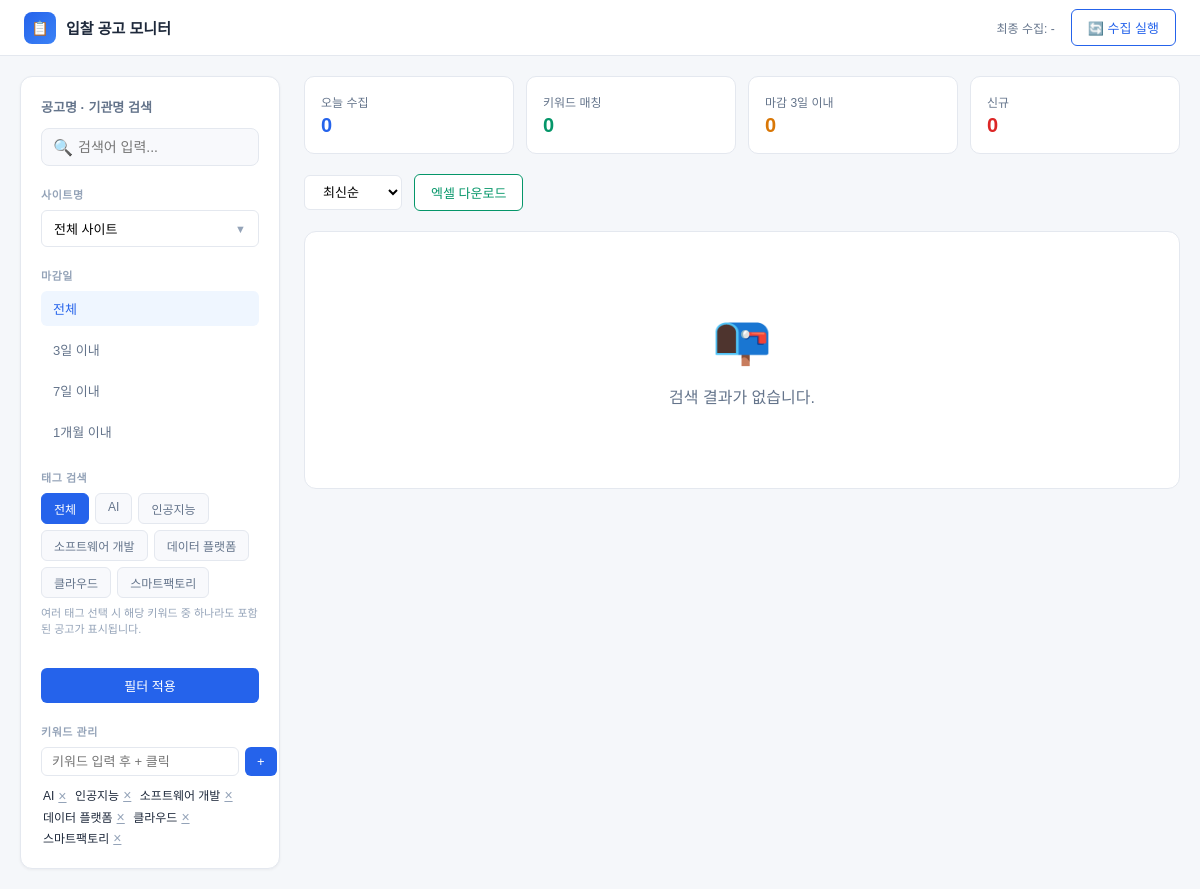
The page / on the database its author committed.
### tables this page shows
CREATE TABLE IF NOT EXISTS keywords (
    id         INT AUTO_INCREMENT PRIMARY KEY,
    keyword    VARCHAR(100) NOT NULL UNIQUE,
    created_at DATETIME DEFAULT CURRENT_TIMESTAMP
);

### db.php (called while the page is built, shortened)
<?php
class Database {
    private PDO $pdo;
    public function __construct() {
        $dsn = sprintf('mysql:host=%s;dbname=%s;charset=%s', DB_HOST, DB_NAME, DB_CHARSET);
        $this->pdo = new PDO($dsn, DB_USER, DB_PASS, [
            PDO::ATTR_ERRMODE            => PDO::ERRMODE_EXCEPTION,
            PDO::ATTR_DEFAULT_FETCH_MODE => PDO::FETCH_ASSOC,
        ]);
    }
    public function getBids(array $filters): array {
        $search   = trim($filters['search'] ?? '');
        $source   = trim($filters['source'] ?? '');
        $sources  = $filters['sources'] ?? [];
        $deadline = trim($filters['deadline'] ?? '');
        $tagIds   = $filters['tags'] ?? [];
        if (!is_array($tagIds)) {
            $tagIds = isset($filters['tag']) && (int)$filters['tag'] ? [(int)$filters['tag']] : [];
        } else {
            $tagIds = array_filter(array_map('intval', $tagIds));
        }
        $from     = trim($filters['from'] ?? '');
        $to       = trim($filters['to'] ?? '');
        $sort     = trim($filters['sort'] ?? 'newest');
        $page     = max(1, (int)($filters['page'] ?? 1));
        $perPage  = (int)($filters['per_page'] ?? 20);
        $where   = ['1=1'];
        $params  = [];
        $where[] = '(b.deadline_date IS NULL OR b.deadline_date >= CURDATE())';
        $whereStr = implode(' AND ', $where);
        $countSql = "SELECT COUNT(*) FROM bids b WHERE {$whereStr}";
        $stmt     = $this->pdo->prepare($countSql);
        $stmt->execute();
        return array_merge(compact('data', 'total', 'page'), ['per_page' => $perPage]);
    }
    public function getStats(): array {
        return [
            'today_total'   => $this->pdo->query("SELECT COUNT(*) FROM bids WHERE DATE(fetched_at) = CURDATE()")->fetchColumn(),
            'keyword_match' => $this->pdo->query("SELECT COUNT(DISTINCT bid_id) FROM bid_keywords")->fetchColumn(),
            'urgent'        => $this->pdo->query("SELECT COUNT(*) FROM bids WHERE deadline_date BETWEEN CURDATE() AND DATE_ADD(CURDATE(),INTERVAL 3 DAY)")->fetchColumn(),
            'new_today'     => $this->pdo->query("SELECT COUNT(*) FROM bids WHERE DATE(created_at) = CURDATE()")->fetchColumn(),
            'last_fetch'    => $this->pdo->query("SELECT MAX(fetched_at) FROM bids")->fetchColumn() ?? '-',
        ];
    }
    public function getKeywords(): array {
        return $this->pdo->query("SELECT id, keyword FROM keywords ORDER BY id")->fetchAll();
    }
}

### index.php (the view, shortened to what this page needs)
<?php
require_once 'db.php';
$tags = [];
$filters = [
    'search'   => trim($_GET['search'] ?? ''),
    'source'   => trim($_GET['source'] ?? ''),
    'sources'  => isset($_GET['sources']) && $_GET['sources'] !== '' ? array_filter(array_map('trim', explode(',', (string)$_GET['sources']))) : [],
    'deadline' => trim($_GET['deadline'] ?? ''),
    'tags'     => $tags,
    'from'     => trim($_GET['from'] ?? ''),
    'to'       => trim($_GET['to'] ?? ''),
    'sort'     => trim($_GET['sort'] ?? 'newest'),
    'page'     => max(1, (int)($_GET['page'] ?? 1)),
    'per_page' => 20,
];
$db = new Database();
$result = $db->getBids($filters);
$bids = $result['data'];
$stats = $db->getStats();
$keywords = $db->getKeywords();
?>
<!DOCTYPE html>
<html lang="ko">
<head>
</head>
<body>
<header class="header">
  <div class="logo">
    <div class="logo-icon">📋</div>
    입찰 공고 모니터
  </div>
  <div style="display:flex;align-items:center;gap:16px">
    <span style="font-size:12px;color:var(--text-muted)">최종 수집: <?= htmlspecialchars($stats['last_fetch'] ?? '-') ?></span>
    <a href="fetch.php?manual=1" class="btn-header">🔄 수집 실행</a>
  </div>
</header>
<div class="main-layout">
  <aside class="sidebar">
    <div class="filter-panel">
      <form method="GET" action="index.php" id="filterForm">
        <div class="filter-title">공고명 · 기관명 검색</div>
        <div class="search-wrap" style="margin-bottom:20px">
          <span class="search-icon">🔍</span>
          <input type="text" name="search" class="search-input" id="searchInput" value="<?= htmlspecialchars($filters['search']) ?>" placeholder="검색어 입력..." autocomplete="off">
        </div>
        <?php
          $selectedSources = $filters['sources'];
        ?>
        <div class="filter-group">
          <div class="filter-label">사이트명</div>
          <div class="multi-select" id="sourceMulti">
            <button type="button" class="multi-select-toggle" id="sourceToggle">
              <span>
                <?php if (empty($selectedSources)): ?>
                  전체 사이트
                <?php else: ?>
                  <?= htmlspecialchars(implode(', ', $selectedSources)) ?>
                <?php endif; ?>
              </span>
              <span style="font-size:11px;color:var(--text-dim)">▼</span>
            </button>
          </div>
        </div>
        <div class="filter-group">
          <div class="filter-label">마감일</div>
          <div class="filter-options">
            <a href="?<?= http_build_query(array_merge($_GET, ['deadline'=>'','page'=>1])) ?>" class="filter-link <?= $filters['deadline']===''?'active':'' ?>">전체</a>
            <a href="?<?= http_build_query(array_merge($_GET, ['deadline'=>'3','page'=>1])) ?>" class="filter-link <?= $filters['deadline']==='3'?'active':'' ?>">3일 이내</a>
            <a href="?<?= http_build_query(array_merge($_GET, ['deadline'=>'7','page'=>1])) ?>" class="filter-link <?= $filters['deadline']==='7'?'active':'' ?>">7일 이내</a>
            <a href="?<?= http_build_query(array_merge($_GET, ['deadline'=>'30','page'=>1])) ?>" class="filter-link <?= $filters['deadline']==='30'?'active':'' ?>">1개월 이내</a>
          </div>
        </div>
        <div class="filter-group">
          <div class="filter-label">태그 검색</div>
          <div class="tag-btns">
            <?php
            $tagQuery = $_GET;
            unset($tagQuery['tag'], $tagQuery['tags']);
            $tagQuery['page'] = 1;
            ?>
            <a href="?<?= http_build_query($tagQuery) ?>" class="tag-btn <?= empty($filters['tags']) ? 'active' : '' ?>">전체</a>
            <?php foreach ($keywords as $kw):
              $q = $_GET;
              $q['page'] = 1;
              unset($q['tag']);
              if (in_array((int)$kw['id'], $filters['tags'], true)) {
                $newTags = array_values(array_diff($filters['tags'], [(int)$kw['id']]));
                $q['tags'] = $newTags ? implode(',', $newTags) : '';
              } else {
                $newTags = array_merge($filters['tags'], [(int)$kw['id']]);
                $q['tags'] = implode(',', $newTags);
              }
            ?>
            <a href="?<?= http_build_query($q) ?>" class="tag-btn <?= in_array((int)$kw['id'], $filters['tags'], true) ? 'active' : '' ?>"><?= htmlspecialchars($kw['keyword']) ?></a>
            <?php endforeach; ?>
          </div>
          <p style="font-size:11px;color:var(--text-dim);margin-top:6px">여러 태그 선택 시 해당 키워드 중 하나라도 포함된 공고가 표시됩니다.</p>
        </div>
        <button type="submit" class="btn-filter">필터 적용</button>
      </form>
      <div class="filter-group" style="margin-top:20px">
        <div class="filter-label">키워드 관리</div>
        <form method="POST" action="keyword_add.php" style="display:flex;gap:6px;margin-bottom:8px">
          <input type="text" name="keyword" placeholder="키워드 입력 후 + 클릭" style="flex:1;padding:6px 10px;border:1px solid var(--border);border-radius:6px;font-size:13px" required>
          <button type="submit" class="btn btn-primary" style="padding:6px 12px">+</button>
        </form>
        <?php foreach ($keywords as $kw): ?>
        <div style="display:inline-flex;align-items:center;gap:4px;margin:2px">
          <span style="font-size:12px"><?= htmlspecialchars($kw['keyword']) ?></span>
          <a href="keyword_delete.php?id=<?= $kw['id'] ?>" onclick="return confirm('삭제?')" style="color:var(--text-dim);font-size:14px">×</a>
        </div>
        <?php endforeach; ?>
      </div>
    </div>
  </aside>
  <main class="content">
    <div class="stats-bar">
      <div class="stat-card"><div class="stat-label">오늘 수집</div><div class="stat-value" style="color:var(--accent)"><?= (int)$stats['today_total'] ?></div></div>
      <div class="stat-card"><div class="stat-label">키워드 매칭</div><div class="stat-value" style="color:var(--green)"><?= (int)$stats['keyword_match'] ?></div></div>
      <div class="stat-card"><div class="stat-label">마감 3일 이내</div><div class="stat-value" style="color:var(--orange)"><?= (int)$stats['urgent'] ?></div></div>
      <div class="stat-card"><div class="stat-label">신규</div><div class="stat-value" style="color:var(--red)"><?= (int)$stats['new_today'] ?></div></div>
    </div>
    <form method="GET" action="index.php" id="listForm">
      <div class="toolbar">
        <select name="sort" class="filter-select" onchange="this.form.submit()">
          <option value="newest" <?= $filters['sort']==='newest'?'selected':'' ?>>최신순</option>
        </select>
        <button type="button" class="btn btn-excel" id="btnExport">엑셀 다운로드</button>
      </div>
    </form>
    <div class="table-wrap">
      <?php if (empty($bids)): ?>
        <div class="empty-state">
          <div style="font-size:48px;margin-bottom:16px">📭</div>
          <div>검색 결과가 없습니다.</div>
        </div>
      <?php endif; ?>
    </div>
  </main>
</div>
</body>
</html>

### index.php (style rules this page uses)
:root { --bg:#f5f7fa; --surface:#fff; --surface2:#f8f9fc; --border:#e4e8ef; --accent:#2563eb; --accent-hover:#1d4ed8; --accent-light:#eff6ff; --green:#059669; --orange:#d97706; --red:#dc2626; --text:#1e293b; --text-muted:#64748b; --text-dim:#94a3b8; }
* { box-sizing:border-box;margin:0;padding:0 }
body { font-family:'Noto Sans KR',sans-serif;background:var(--bg);color:var(--text);min-height:100vh }
.header { background:var(--surface);border-bottom:1px solid var(--border);padding:0 24px;display:flex;align-items:center;justify-content:space-between;height:56px;position:sticky;top:0;z-index:100 }
.logo { display:flex;align-items:center;gap:10px;font-weight:700;font-size:15px }
.logo-icon { width:32px;height:32px;background:linear-gradient(135deg,var(--accent),#3b82f6);border-radius:8px;display:flex;align-items:center;justify-content:center;font-size:14px;color:#fff }
.btn-header { padding:8px 16px;border-radius:6px;font-size:13px;text-decoration:none;color:var(--accent);border:1px solid var(--accent);background:#fff }
.main-layout { display:flex;max-width:1400px;margin:0 auto;padding:20px;gap:24px;align-items:flex-start }
.sidebar { width:260px;flex-shrink:0;position:sticky;top:76px }
.content { flex:1;min-width:0 }
.filter-panel { background:var(--surface);border:1px solid var(--border);border-radius:12px;padding:20px;box-shadow:0 1px 3px rgba(0,0,0,.05) }
.filter-title { font-size:13px;font-weight:600;color:var(--text-muted);margin-bottom:12px }
.search-wrap { position:relative;margin-bottom:20px }
.search-input { width:100%;background:var(--surface2);border:1px solid var(--border);border-radius:8px;padding:10px 14px 10px 36px;font-size:14px;outline:none;transition:border-color .2s }
.search-icon { position:absolute;left:12px;top:50%;transform:translateY(-50%);color:var(--text-dim);cursor:pointer }
.filter-group { margin-bottom:20px }
.filter-group:last-child { margin-bottom:0 }
.filter-label { font-size:11px;font-weight:600;color:var(--text-dim);text-transform:uppercase;letter-spacing:.05em;margin-bottom:8px }
.filter-options { display:flex;flex-direction:column;gap:6px }
.filter-link { display:flex;align-items:center;justify-content:space-between;padding:8px 12px;border-radius:6px;font-size:13px;color:var(--text-muted);text-decoration:none;transition:all .15s }
.filter-link.active { background:var(--accent-light);color:var(--accent);font-weight:500 }
.multi-select { position:relative }
.multi-select-toggle { width:100%;padding:8px 12px;border-radius:6px;border:1px solid var(--border);background:var(--surface);font-size:13px;display:flex;align-items:center;justify-content:space-between;cursor:pointer }
.multi-select-toggle span { white-space:nowrap;overflow:hidden;text-overflow:ellipsis }
.tag-btns { display:flex;flex-wrap:wrap;gap:6px }
.tag-btn { display:inline-block;padding:6px 12px;border-radius:6px;font-size:12px;background:var(--surface2);color:var(--text-muted);border:1px solid var(--border);text-decoration:none;transition:all .15s }
.tag-btn.active { background:var(--accent);color:#fff;border-color:var(--accent) }
.btn-filter { padding:8px 16px;border-radius:6px;font-size:13px;background:var(--accent);color:#fff;border:none;cursor:pointer;width:100%;margin-top:12px }
.toolbar { display:flex;align-items:center;gap:12px;margin-bottom:20px;flex-wrap:wrap }
.filter-select { padding:8px 14px;border-radius:6px;border:1px solid var(--border);font-size:13px;background:var(--surface) }
.btn { padding:8px 16px;border-radius:6px;font-size:13px;border:none;cursor:pointer;text-decoration:none;display:inline-flex;align-items:center;gap:6px }
.btn-primary { background:var(--accent);color:#fff }
.btn-excel { background:#fff;border:1px solid var(--green);color:var(--green) }
.table-wrap { background:var(--surface);border:1px solid var(--border);border-radius:12px;overflow:hidden }
.empty-state { text-align:center;padding:80px 20px;color:var(--text-muted) }
.stats-bar { display:grid;grid-template-columns:repeat(4,1fr);gap:12px;margin-bottom:20px }
.stat-card { background:var(--surface);border:1px solid var(--border);border-radius:10px;padding:16px }
.stat-label { font-size:12px;color:var(--text-muted);margin-bottom:4px }
.stat-value { font-size:20px;font-weight:700 }

### rows shown on the page
keywords: keyword "AI"
keywords: keyword "인공지능"
keywords: keyword "소프트웨어 개발"
keywords: keyword "데이터 플랫폼"
keywords: keyword "클라우드"
keywords: keyword "스마트팩토리"

### other values the page prints
$stats['last_fetch'] "-"
$stats['today_total'] "0"
$stats['keyword_match'] "0"
$stats['urgent'] "0"
$stats['new_today'] "0"
